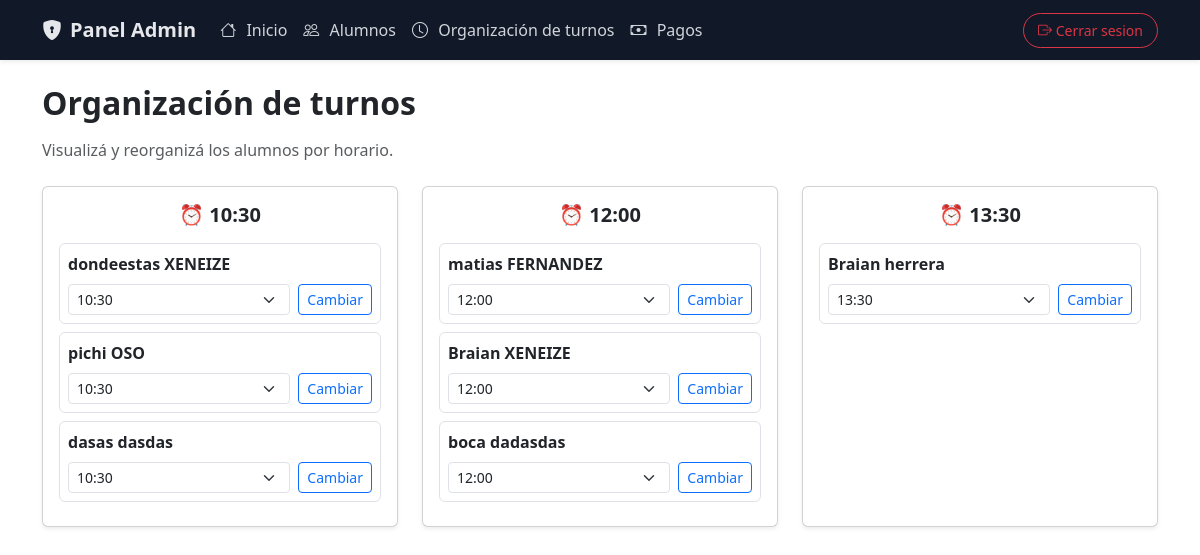
/admin/turnos, run on the app's committed database.
### models.py (models this page shows)
class Alumno(db.Model):
    __tablename__ = "alumnos"
    id = db.Column(db.Integer, primary_key=True)
    nombre = db.Column(db.String(50), nullable=False)
    apellido = db.Column(db.String(50), nullable=False)
    dni = db.Column(db.String(20), nullable=False, unique=True)
    edad = db.Column(db.Integer, nullable=False)
    turno = db.Column(db.String(20), nullable=False)
    fecha_alta = db.Column(db.Date, default=date.today)
    pagos = db.relationship("Pago", backref="alumno", lazy=True)

### main.py (the view)
@app.route("/admin/turnos")
def admin_turnos():
    turnos = {
        "10:30": Alumno.query.filter_by(turno="10:30").all(),
        "12:00": Alumno.query.filter_by(turno="12:00").all(),
        "13:30": Alumno.query.filter_by(turno="13:30").all()
    }
    return render_template("admin/turnos.html", turnos=turnos)

### templates/admin/turnos.html (shortened to what this page needs)
{% extends "admin/base_admin.html" %}
{% block body %}
<h2 class="fw-bold mb-3">Organización de turnos</h2>
<p class="text-muted mb-4">
    Visualizá y reorganizá los alumnos por horario.
</p>
<div class="row g-4">
{% for horario, alumnos in turnos.items() %}
    <div class="col-md-4">
        <div class="card shadow-sm h-100">
            <div class="card-body">
                <h5 class="fw-bold text-center mb-3">⏰ {{ horario }}</h5>
                {% if alumnos %}
                    {% for alumno in alumnos %}
                    <div class="border rounded p-2 mb-2">
                        <strong>{{ alumno.nombre }} {{ alumno.apellido }}</strong>
                        <form
                            action="{{ url_for('cambiar_turno', id=alumno.id) }}"
                            method="POST"
                            class="mt-2 d-flex gap-2">
                            <select name="turno" class="form-select form-select-sm">
                                <option value="10:30" {% if alumno.turno == "10:30" %}selected{% endif %}>10:30</option>
                                <option value="12:00" {% if alumno.turno == "12:00" %}selected{% endif %}>12:00</option>
                                <option value="13:30" {% if alumno.turno == "13:30" %}selected{% endif %}>13:30</option>
                            </select>
                            <button class="btn btn-sm btn-outline-primary">
                                Cambiar
                            </button>
                        </form>
                    </div>
                    {% endfor %}
                {% else %}
                    <p class="text-muted text-center">
                        No hay alumnos en este turno
                    </p>
                {% endif %}
            </div>
        </div>
    </div>
{% endfor %}
</div>
{% endblock %}

### data on the page
Alumno: nombre "dondeestas", apellido "XENEIZE", turno "10:30"
Alumno: nombre "pichi", apellido "OSO", turno "10:30"
Alumno: nombre "dasas", apellido "dasdas", turno "10:30"
Alumno: nombre "matias", apellido "FERNANDEZ", turno "12:00"
Alumno: nombre "Braian", apellido "XENEIZE", turno "12:00"
Alumno: nombre "boca", apellido "dadasdas", turno "12:00"
Alumno: nombre "Braian", apellido "herrera", turno "13:30"

### other printed values
{{ horario }} "10:30" "12:00" "13:30"
